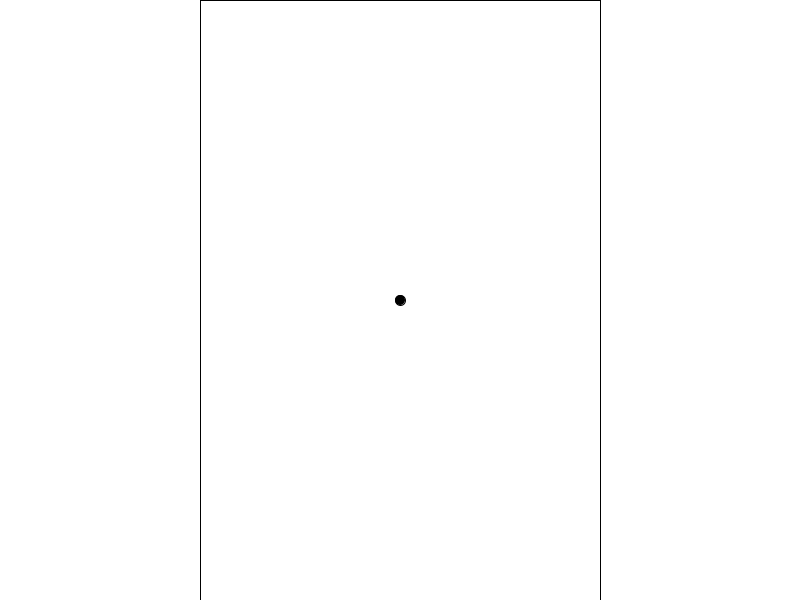
Frame 1 (no input)
Frame 60 (the mouse pressed at the canvas centre just before this capture): identical to frame 1, image omitted
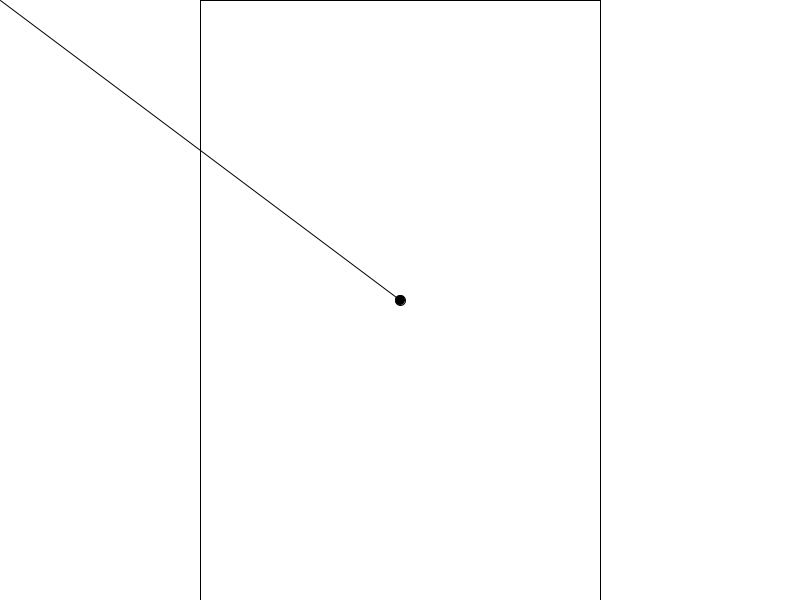
Frame 120 (the mouse held since frame 60 and released just before this capture)

The Processing sketch that drew these frames (run headless with seeded random() and noise(); from frame 60 on, the mouse is pressed at the canvas centre):

// Processing sketch: snowFlakeGen_Class
// ── snowFlakeGen_Class.pde


Snowflake snowflake;
int state = 0;
int fronds = 2;
void setup()
{
  size(800, 600);
  snowflake = new Snowflake(1000);
}

void draw()
{
  switch(state)
  {

  case 0: // draw state
    background(255);
    //make canvas
    canvas();    
    
    //end make canvas
    if (mousePressed)
    {
      if(snowflake.addPoint(mouseX, mouseY, pmouseX, pmouseY))
      ;
      else
        println("reached end of mem press x to reset");
      
    }
    
    if(keyPressed && key =='x')
    snowflake.restart();

    if (keyPressed && key == 's')
    {
      snowflake.displayWhole(fronds);
    }
    else snowflake.displayFrond();
    break;
  }
}

void canvas()
{
  //make canvas
    fill(255);
    rect(width/4, 0, 2*(width/4), height);
    fill(0);
    ellipse(width/2, height/2, 10, 10); // draw center dot
    fill(255);
    
    // draw guide lines
    //area();
}
void area() // draws 2 lines creating an arc based on how many fronds selected to prevent overlap
{
 float angle = ((2*PI)/(fronds+1));
 println(angle);
 pushMatrix();
 translate(width/2, height/2);
 rotate(angle);
 //ellipse(0, 0, 5, 5);
 line(0, 0, 0, -100);
 
 popMatrix();
 
}
 

// ── Snowflake.pde


class Snowflake {
  int len;
  float[] posX;
  float[] pPosX;
  float[] posY;
  float[] pPosY;
  int index;

  Snowflake(int templen)
  {
    len = templen;
    posX = new float[len];
    pPosX = new float[len];
    posY = new float[len];
    pPosY = new float[len];
    index = 0;
    println("initialized flake");
    for ( int i = 0; i < len; i++)
    {
      posX[i] = -1000;
      posY[i] = -1000;
      pPosX[i] = -1000;
      pPosY[i] = -1000;
    }
  }

  void displayFrond()
  {
    //println("drawing flake");
    for (int i = 0; i<len; i++)
    {
      //if ( posX[i] != -1 && pPosX[i] != -1 && posY[i] != -1 && pPosY[i] != -1)
      line(posX[i], posY[i], pPosX[i], pPosY[i]);
      //println(posX);
      //else
      //break;
    }
  }

  void displayWhole(int fronds)
  {
    pushMatrix();
    translate(width/2, height/2);

    //snowflake.displayFrond();
    for (int j = 0; j <= fronds; j++)
    {
      rotate(j*(PI/fronds));
      for (int i = 0; i<len; i++)
      {
        //if ( posX[i] != -1 && pPosX[i] != -1 && posY[i] != -1 && pPosY[i] != -1)
        line(posX[i]-(width/2), posY[i]-(height/2), pPosX[i]-(width/2), pPosY[i]-(height/2));
        //println(posX);
        //else
        //break;
       }
    }
    popMatrix();
  }

  void restart()
  {
    index = 0;
    for ( int i = 0; i < len; i++)
    {
      posX[i] = -1000;
      posY[i] = -1000;
      pPosX[i] = -1000;
      pPosY[i] = -1000;
    }
  }


  boolean addPoint(float x, float y, float px, float py)
  {
    //println("adding point to flake");
    //translate(height/2, width/2);
    if (index > len-1) 
    {
      return false; // make sure not to overwrite work weve already done
    } else
    {
      //println("index =", len);
      posX[index] = x;
      posY[index] = y;
      pPosX[index] = px;
      pPosY[index] = py;
      index += 1;
      return true;
    }
  }
}
